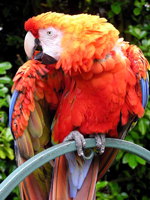
#> input picture rgb_image.jpg, 150 x 200 px
$ python project2-code2.py
#> lines starting #> are read from the running program, lines starting #| are printed output that depends on the picture
import numpy as np
import matplotlib.pyplot as plt
from skimage import io

# Lire l'image
image = io.imread("rgb_image.jpg")
#> image is the input picture: shape (200, 150, 3); mean R, G, B 131.2, 79.2, 57.1


# Séparer les composantes R, G et B
red = image[:, :, 0]   # Canal Rouge
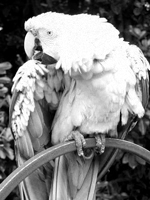
#> red: shape (200, 150); min 0, max 255, mean 131.2
green = image[:, :, 1] # Canal Vert
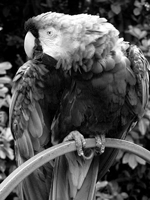
#> green: shape (200, 150); min 0, max 255, mean 79.2
blue = image[:, :, 2]  # Canal Bleu
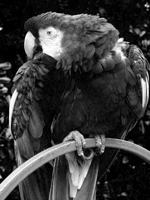
#> blue: shape (200, 150); min 0, max 255, mean 57.1

# Afficher les images
fig, axes = plt.subplots(1, 4, figsize=(15, 5))

axes[0].imshow(image)
axes[0].set_title("Image originale")
axes[0].axis("off")

axes[1].imshow(red, cmap="Reds")
axes[1].set_title("Canal Rouge")
axes[1].axis("off")

axes[2].imshow(green, cmap="Greens")
axes[2].set_title("Canal Vert")
axes[2].axis("off")

axes[3].imshow(blue, cmap="Blues")
axes[3].set_title("Canal Bleu")
axes[3].axis("off")

plt.show()
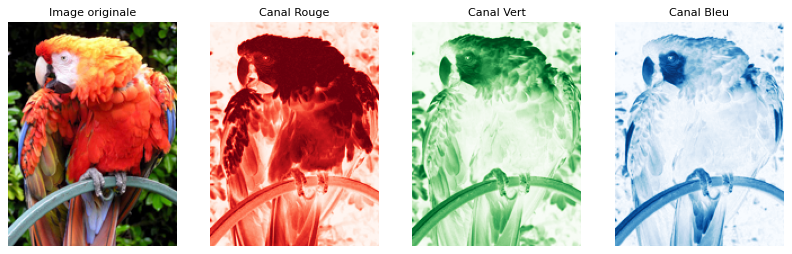
#> figure drawn by matplotlib, 4 panels
